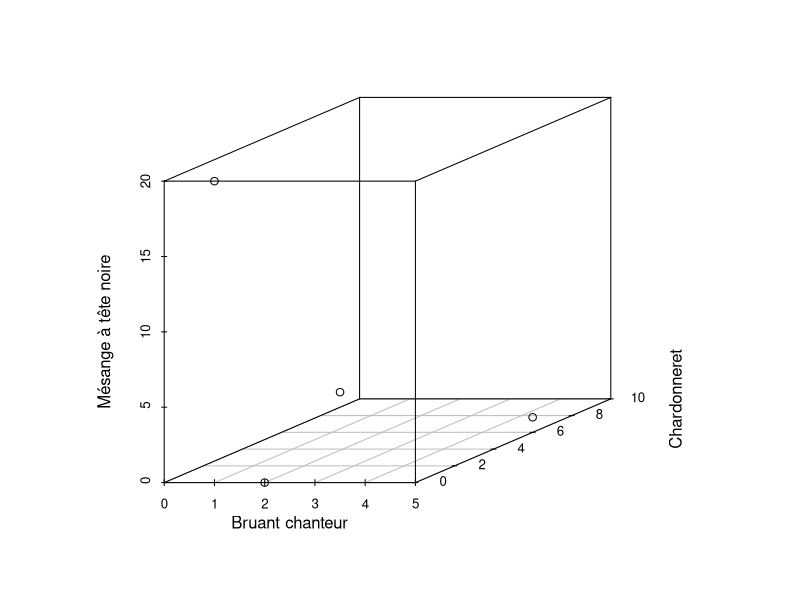
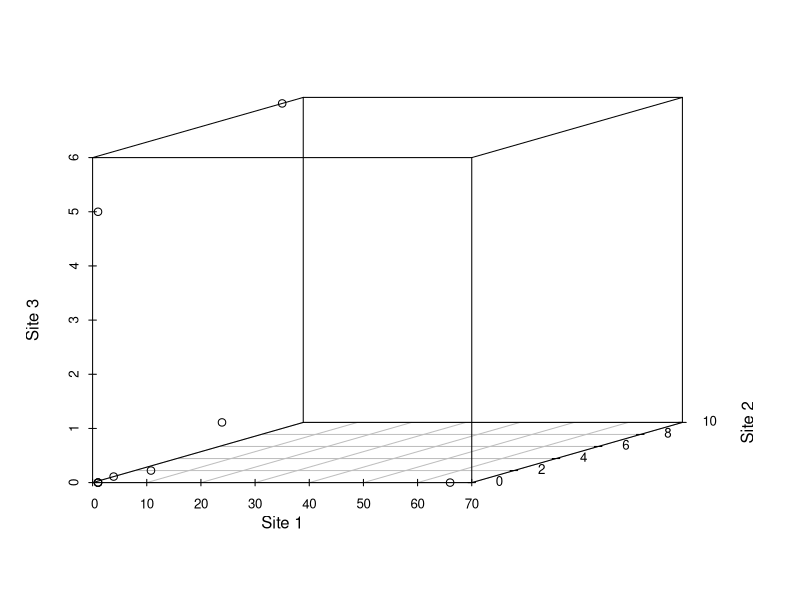
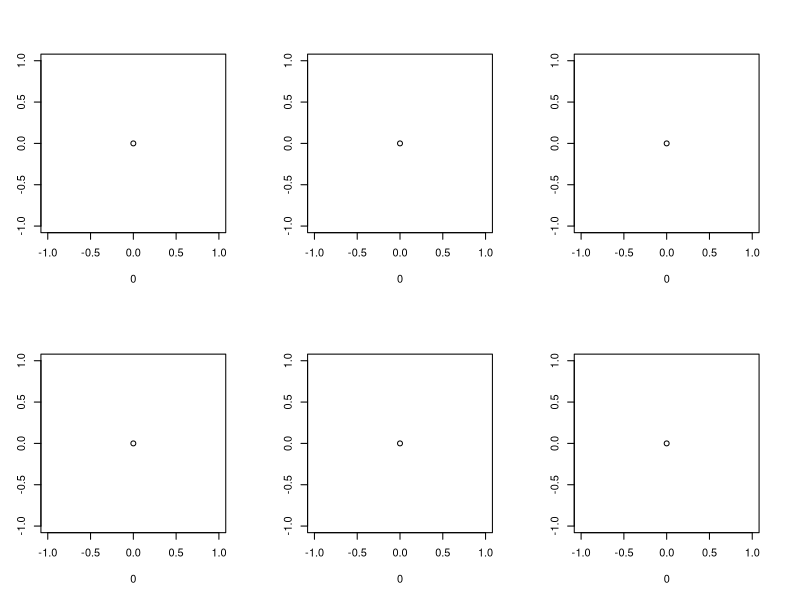
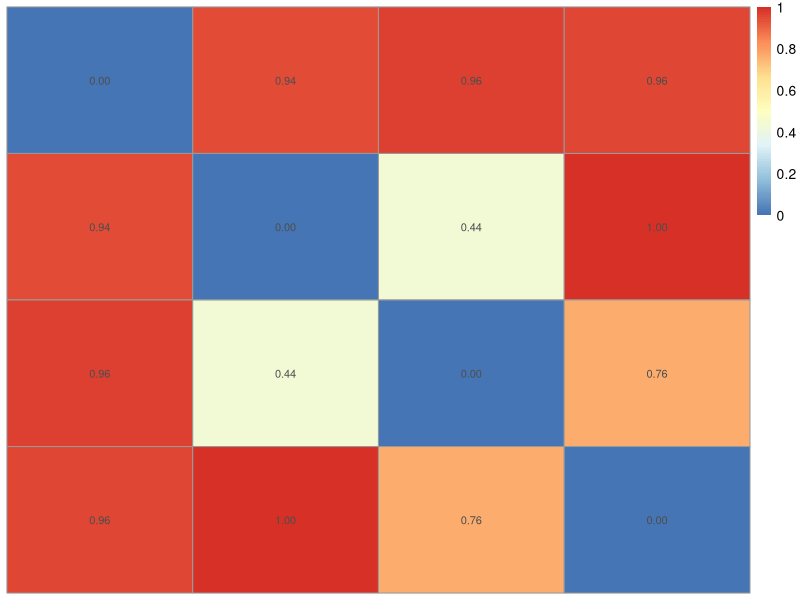
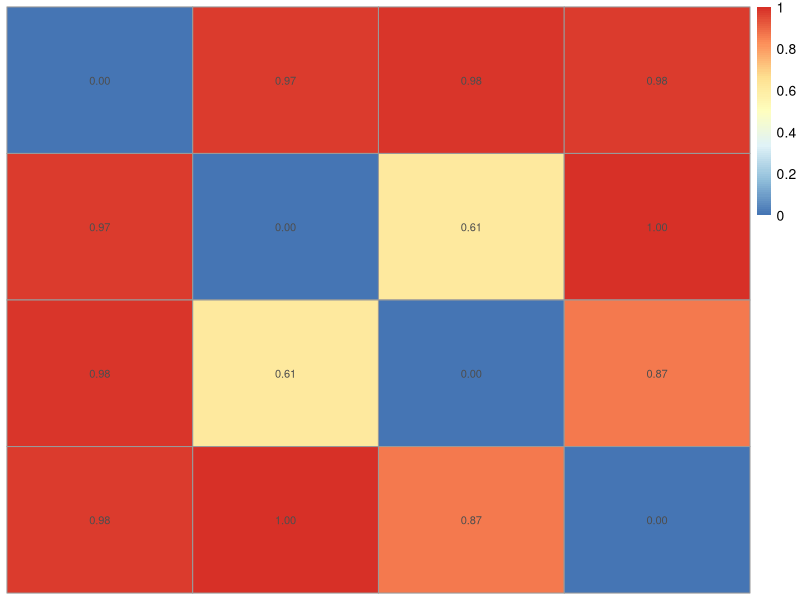
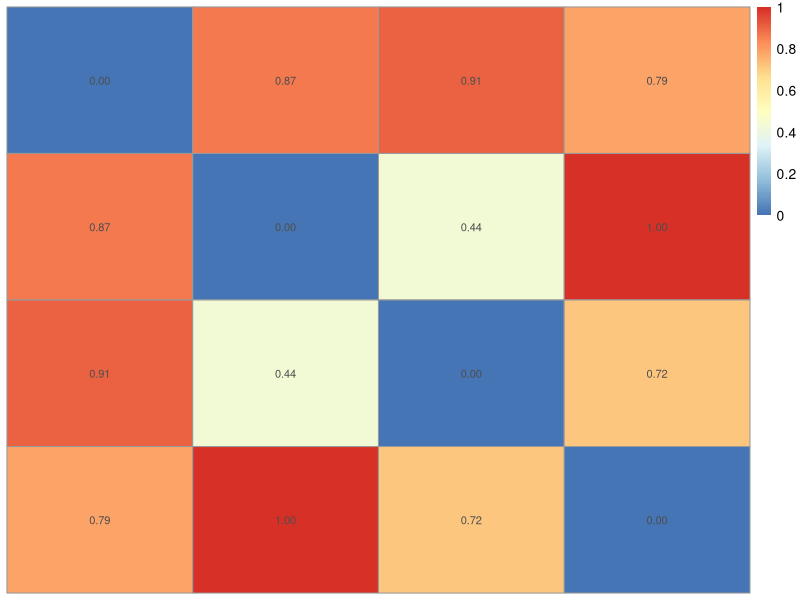
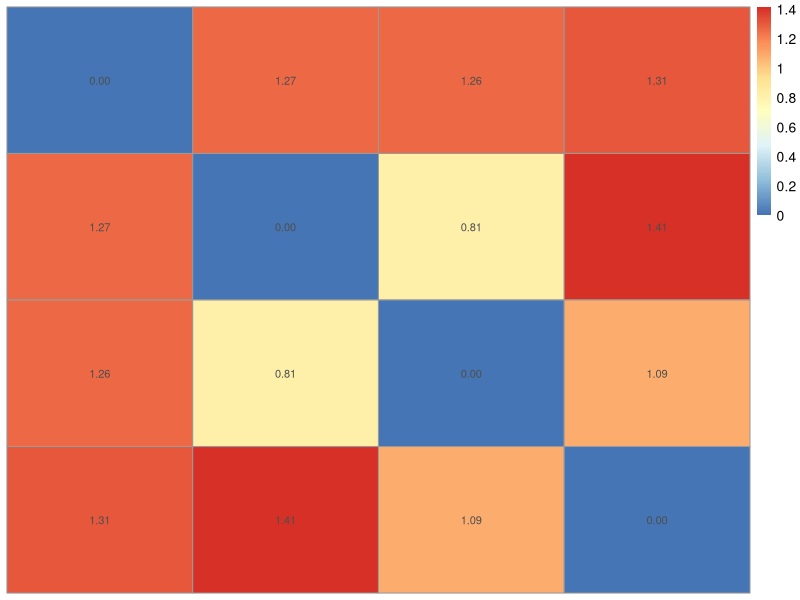
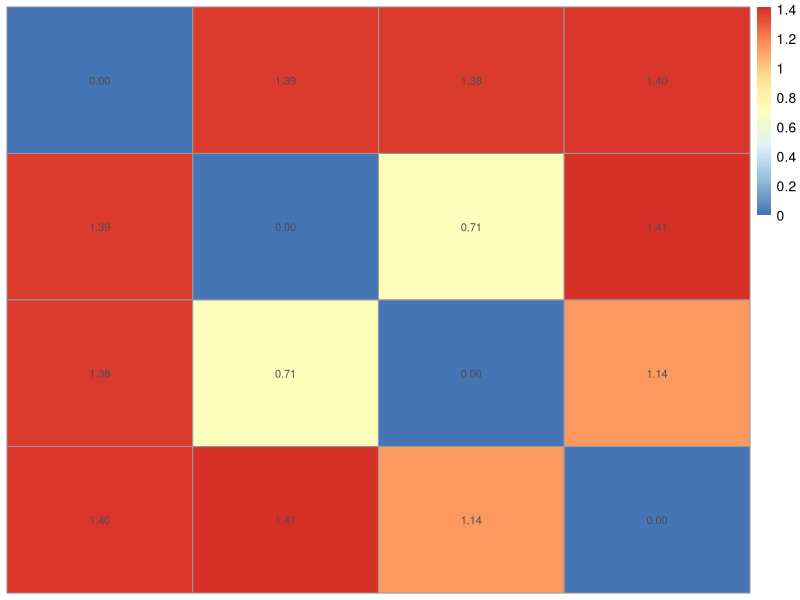

Generate these figures, in order, with R:
## ---- chunk 1
library("tidyverse")
## ---- chunk 2
abundance <- data_frame('Bruant familier' = c(1, 0, 0, 3),
                        'Citelle à poitrine rousse' = c(1, 0, 0, 0),
                        'Colibri à gorge rubis' = c(0, 1, 0, 0),
                        'Geai bleu' = c(3, 2, 0, 0),
                        'Bruant chanteur' = c(1, 0, 5, 2),
                        'Chardonneret' = c(0, 9, 6, 0),
                        'Bruant à gorge blanche' = c(1, 0, 0, 0),
                        'Mésange à tête noire' = c(20, 1, 1, 0),
                        'Jaseur boréal' = c(66, 0, 0, 0))
## ---- chunk 3
occurence <- abundance %>%
  transmute_all(funs(if_else(. > 0, 1, 0)))
occurence
## ---- chunk 4
library("scatterplot3d")
species <- c("Bruant chanteur", "Chardonneret", "Mésange à tête noire")
x <- abundance %>% pull(species[1])
y <- abundance %>% pull(species[2])
z <- abundance %>% pull(species[3])
scatterplot3d(x, y, z, angle = 20, asp = 0.3,
              xlab = species[1], ylab = species[2], zlab = species[3])
## ---- chunk 5
x <- abundance %>% slice(1) %>% as.numeric()
y <- abundance %>% slice(2) %>% as.numeric()
z <- abundance %>% slice(3) %>% as.numeric()
scatterplot3d(x, y, z, angle = 20, asp = 10,
              xlab = "Site 1", ylab = "Site 2", zlab = "Site 3")
## ---- chunk 6
library("vegan")
vegdist(occurence, method = "jaccard",
        diag = TRUE, upper = TRUE)
## ---- chunk 7
dissimilarity <- vegdist(occurence, method = "jaccard",
                        diag = TRUE, upper = TRUE)
distance <- sqrt(dissimilarity)
distance
## ---- chunk 8
associations_abund <- list()
associations_abund[['BrayCurtis']] <- vegdist(abundance, method = "bray")
associations_abund[['BrayCurtis']]
## ---- chunk 9
associations_abund[['Ruzicka']] <- associations_abund[['BrayCurtis']] * 2 / (1 + associations_abund[['BrayCurtis']])
## ---- chunk 10
associations_abund[['Kulczynski']] <- vegdist(abundance, method = "kulczynski")
## ---- chunk 11
associations_abund[['Hellinger']] <- dist(decostand(abundance, method="hellinger"))
## ---- chunk 12
associations_abund[['Chord']] <- dist(decostand(abundance, method="normalize"))
## ---- chunk 13
associations_abund[['ChiSquare']] <- dist(decostand(abundance, method="chi.square"))
## ---- chunk 14
library("pheatmap")
par(mfrow = c(2, 3))
for (i in seq_along(associations_abund)) {
  plot(0, 0)
}
## ---- chunk 15
library("pheatmap")
par(mfrow = c(2, 3))
for (i in seq_along(associations_abund)) {
  pheatmap(associations_abund[[i]],
         cluster_rows = FALSE, cluster_cols = FALSE, legend = TRUE,
         display_numbers = TRUE)
}
